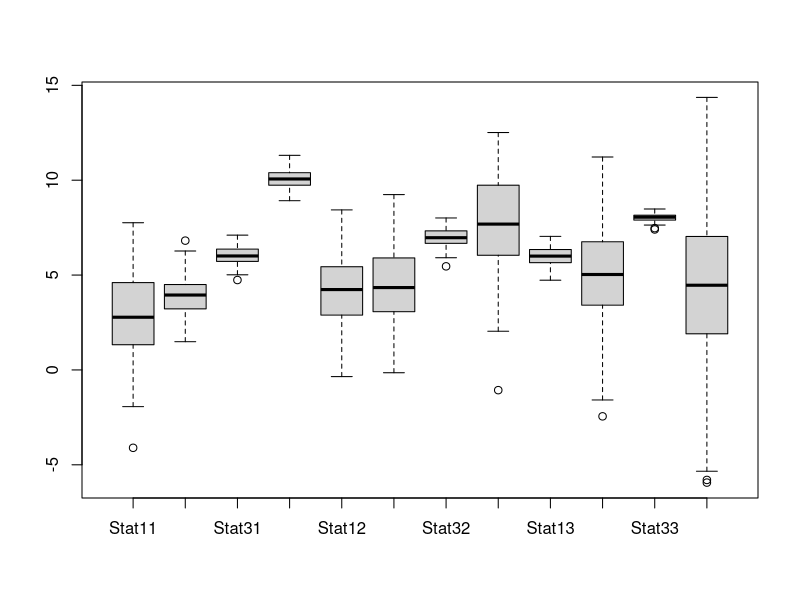

Recreate this plot in R.
data <- data.frame(
Stat11 = rnorm(100, mean = 3, sd = 2),
Stat21 = rnorm(100, mean = 4, sd = 1),
Stat31 = rnorm(100, mean = 6, sd = 0.5),
Stat41 = rnorm(100, mean = 10, sd = 0.5),
Stat12 = rnorm(100, mean = 4, sd = 2),
Stat22 = rnorm(100, mean = 4.5, sd = 2),
Stat32 = rnorm(100, mean = 7, sd = 0.5),
Stat42 = rnorm(100, mean = 8, sd = 3),
Stat13 = rnorm(100, mean = 6, sd = 0.5),
Stat23 = rnorm(100, mean = 5, sd = 3),
Stat33 = rnorm(100, mean = 8, sd = 0.2),
Stat43 = rnorm(100, mean = 4, sd = 4)
)

data

boxplot(data)